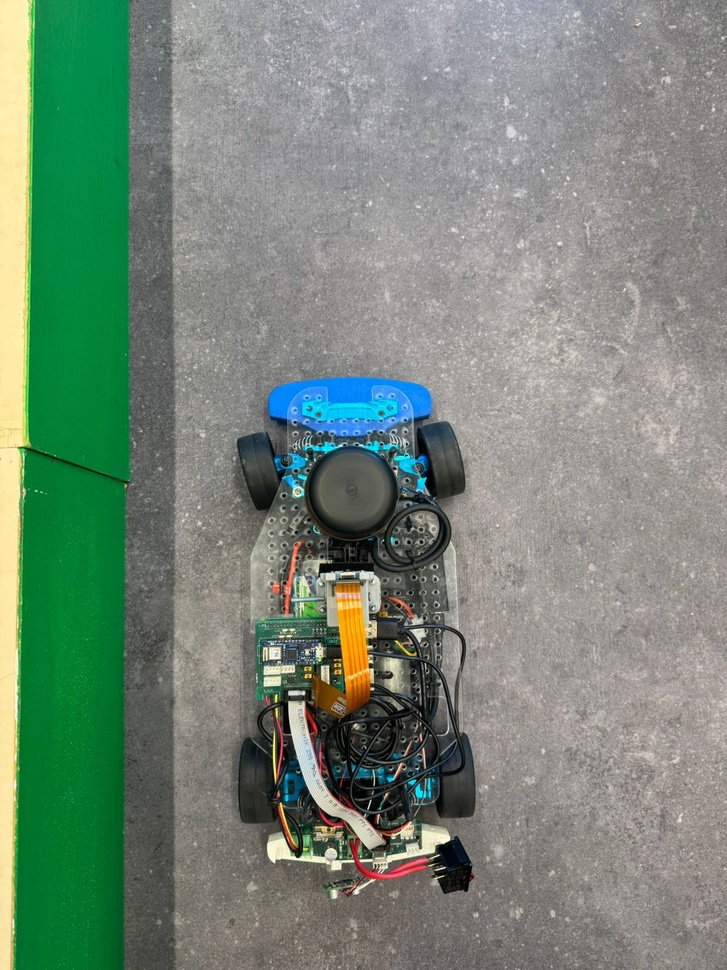
#> input picture APEX_external/artifacts/images/center.jpeg, 727 x 970 px, shrunk from 1200 x 1600 before the run
$ python -i control_camera.py   (imports and definitions only)
#> lines starting #> are read from the running program, lines starting #| are printed output that depends on the picture; after the words box and inside, x2 and y2 are one past the last pixel; in counts of white or black regions, pixels touching at a corner belong together
import cv2
from enum import Enum
import numpy as np
import matplotlib.pyplot as plt
from matplotlib.widgets import Button
import os

class Color(Enum):
    RED = "RED"
    GREEN = "GREEN"
    NONE = "Undefined"


class ColorDetectionStatus(Enum):
    RED_LEFT_GREEN_RIGHT = "RED TO THE LEFT AND GREEN TO THE RIGHT"
    GREEN_LEFT_RED_RIGHT = "GREEN TO THE LEFT AND RED TO THE RIGHT"
    ONLY_RED = "ONLY SEE RED"
    ONLY_GREEN = "ONLY SEE GREEN"
    NONE = "NO COLOR DETECTED"

class DetectionStatus(Enum):
    WALLS_ON_CORRECT_SIDE = "THE 2 WALLS APPEARING ARE ON THE CORRECT SIDE"
    WALLS_ON_WRONG_SIDE = "THE 2 WALLS APPEARING ARE ON THE WRONG SIDE"
    LEFT_WALL_VISIBLE = "THE ONLY WALL VISIBLE IS THE LEFT ONE"
    RIGHT_WALL_VISIBLE = "THE ONLY WALL VISIBLE IS THE RIGHT ONE"
    NONE = "NO COLOR DETECTED"

# [32 lines left out: functions color_to_detection_status, convert_to_hsv, not called in this run]


# From previous versions -- @TODO: include these in conf. file
red_brighter_lower, red_brighter_upper = np.array([0, 100, 100]), np.array([10, 255, 255])
red_darker_lower, red_darker_upper = np.array([160, 100, 100]), np.array([180, 255, 255])
green_lower, green_upper = np.array([30, 50, 50]), np.array([80, 255, 255])

# offcenter : parameter between 0 and 1 that determines how much should a color detected alone be offcenter, adjust this with tests
offcenter= 0.2

def create_color_masks(frame_hsv,
                       red_brighter:   tuple[np.ndarray, np.ndarray]=(red_brighter_lower, red_brighter_upper),
                       red_darker:     tuple[np.ndarray, np.ndarray]=(red_darker_lower, red_darker_upper),
                       green_range:   tuple[np.ndarray, np.ndarray]=(green_lower, green_upper)
                       ):

    """
    Create masks for red and green colors

    Args:
        frame_hsv: HSV frame

    Returns:
        tuple: (red_mask, green_mask) or (None, None) if frame is invalid
    """
#> called with red_brighter = ([0, 100, 100], [10, 255, 255]), red_darker = ([160, 100, 100], [180, 255, 255]), green_range = ([30, 50, 50], [80, 255, 255])
    if frame_hsv is None:
        return None, None

    try:
        mask_r1 = cv2.inRange(frame_hsv, red_brighter[0], red_brighter[1])
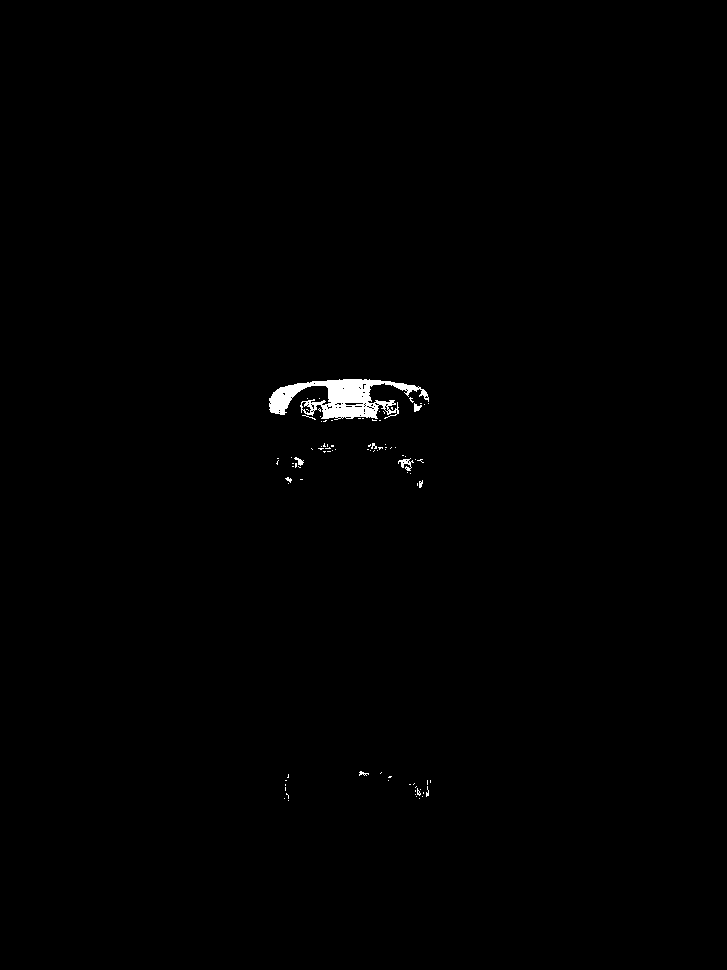
#> mask_r1: shape (970, 727); 0.52% white; 90 white regions (82 under 20 px), largest, box (x1, y1, x2, y2) and area: (269, 379, 429, 420) 3092, (398, 458, 414, 471) 88, (414, 403, 422, 412) 43
        mask_r2 = cv2.inRange(frame_hsv, red_darker[0], red_darker[1])
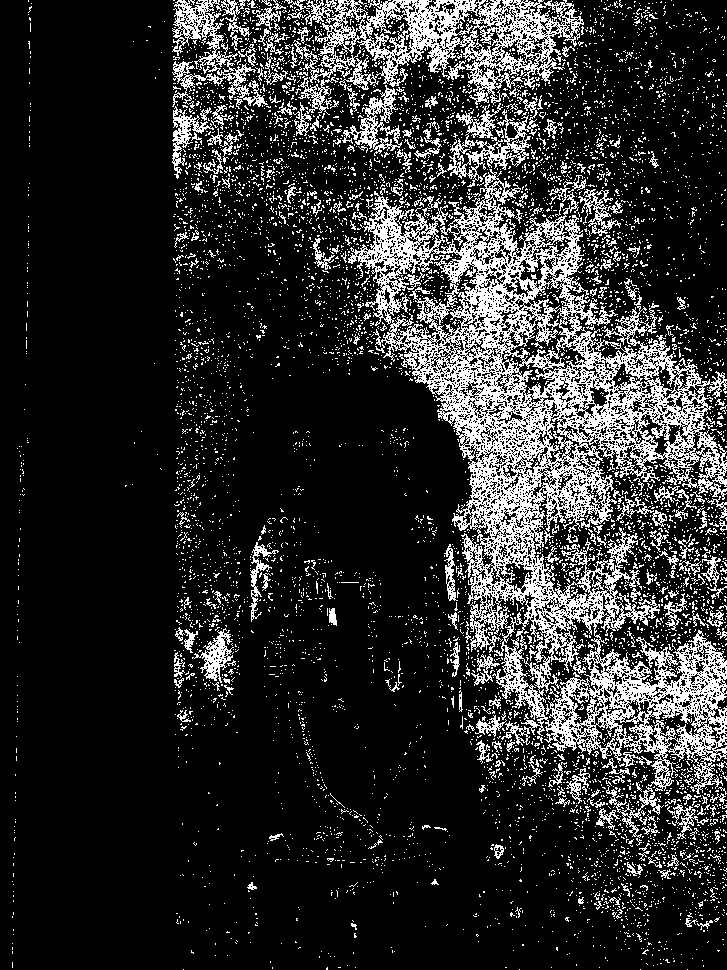
#> mask_r2: shape (970, 727); 17.5% white in thin lines or dots
        mask_g  = cv2.inRange(frame_hsv, green_range[0], green_range[1])
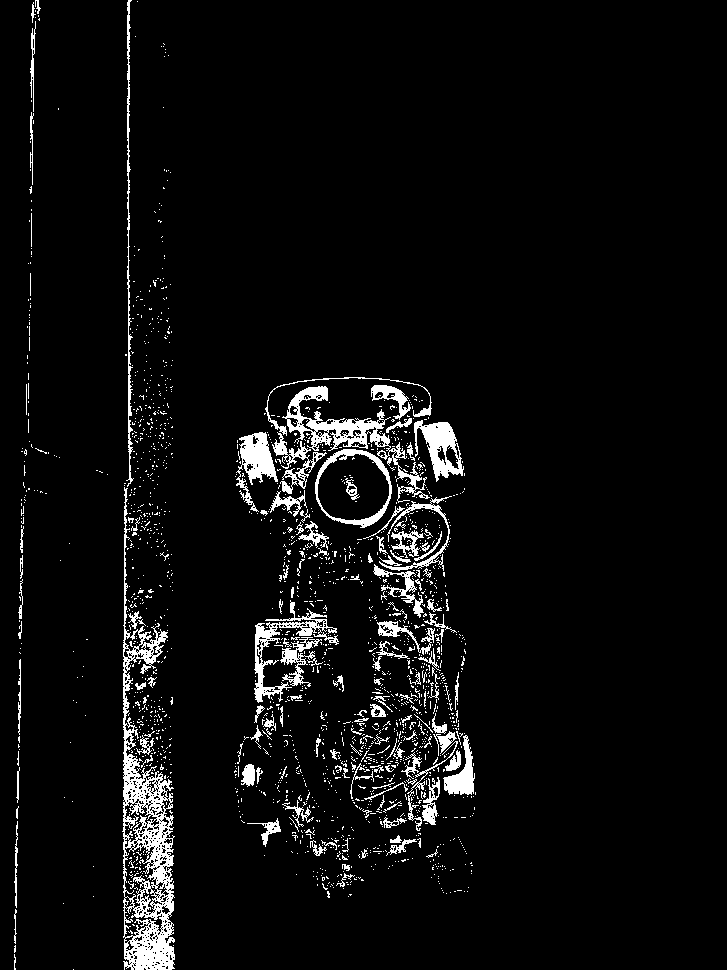
#> mask_g: shape (970, 727); 5.1% white; 1915 white regions (1774 under 20 px), largest, box (x1, y1, x2, y2) and area: (122, 487, 175, 970) 7845, (282, 386, 430, 503) 2939, (254, 600, 339, 703) 1676
        mask_r = cv2.bitwise_or(mask_r1, mask_r2)
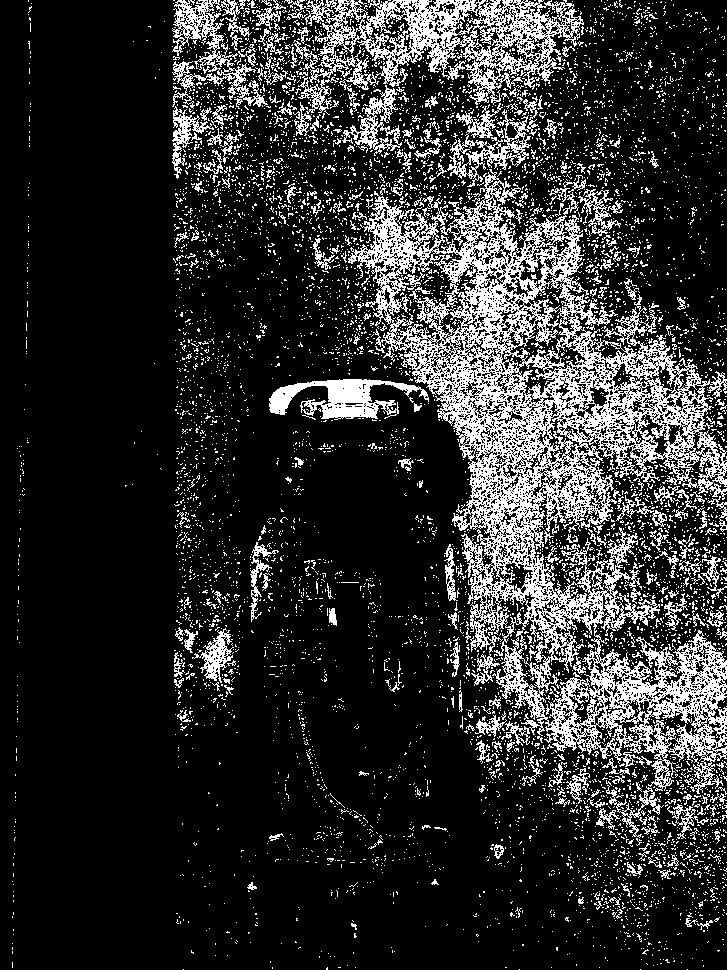
#> mask_r: shape (970, 727); 18% white in thin lines or dots


        # TODO: Add logic to swap masks based on the track orientation
        return mask_r, mask_g
    except Exception as e:

        return None, None

# [171 lines left out: functions calculate_color_positions, calculate_color_ratios, determine_detection_status, create_overlay_visualization, extract_info, not called in this run]

>>> import cv2
>>> picture = cv2.cvtColor(cv2.imread('../../../APEX_external/artifacts/images/center.jpeg'), cv2.COLOR_BGR2RGB)
>>> result = create_color_masks(picture)

$ run again, on APEX_external/artifacts/images/new_curve.jpeg
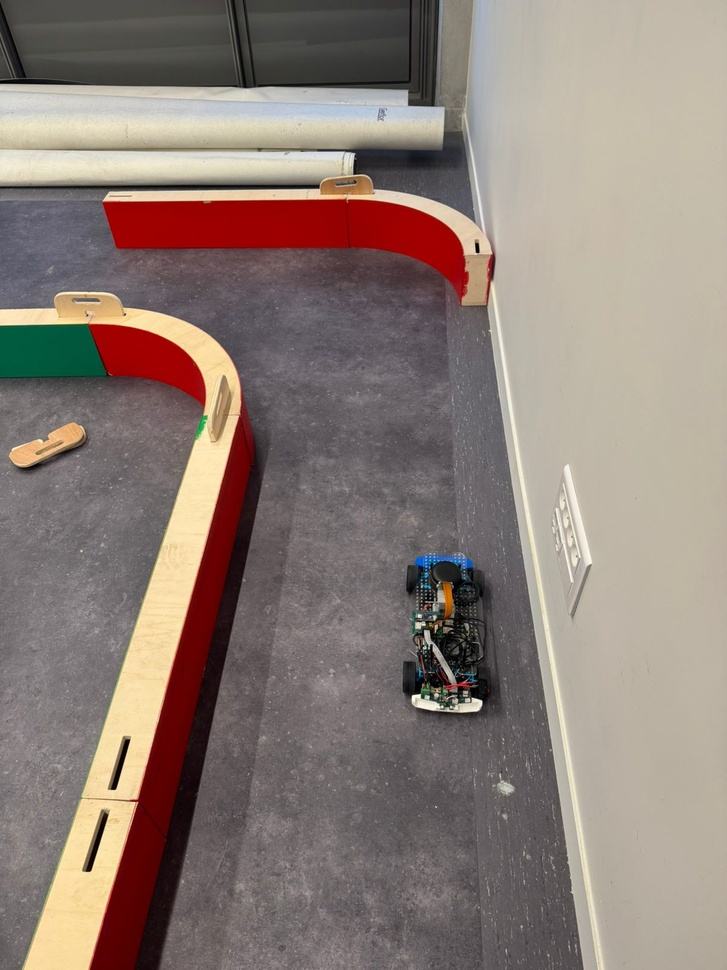
#> input picture APEX_external/artifacts/images/new_curve.jpeg, 727 x 970 px, shrunk from 1200 x 1600 before the run
#> in create_color_masks, `mask_r1 = cv2.inRange(frame_hsv, red_brighter[0], red_brighter[1])`:
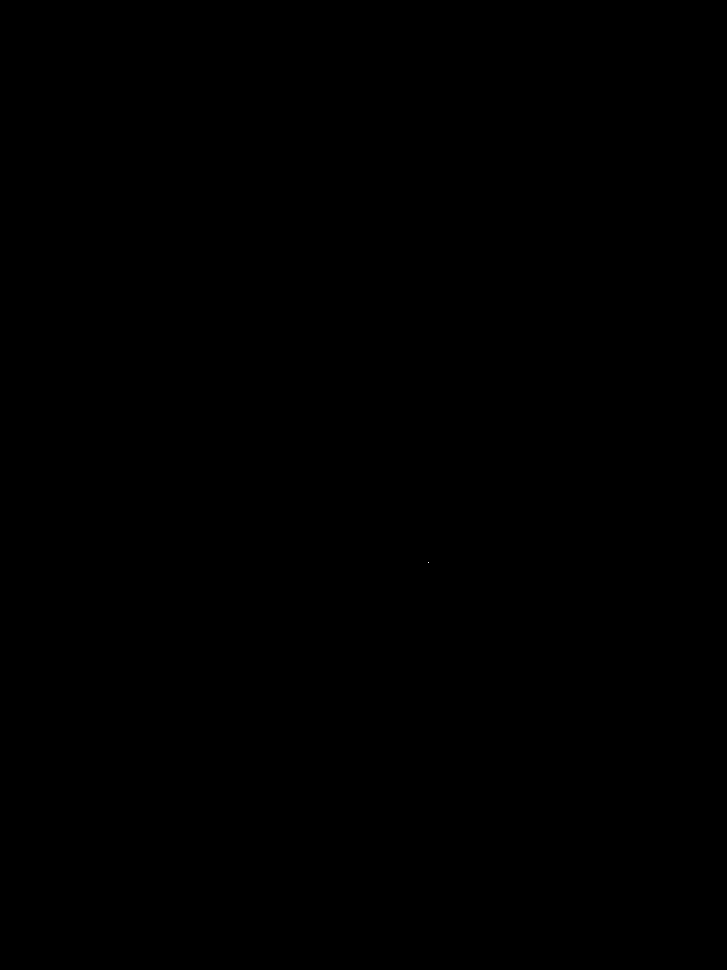
#> mask_r1: shape (970, 727); 0% white in thin lines or dots, all inside (x1, y1, x2, y2) = (428, 562, 429, 563)
#> mask_r2: shape (970, 727); 3.3% white; 1163 white regions (1121 under 20 px), largest, box (x1, y1, x2, y2) and area: (595, 830, 727, 970) 9140, (462, 0, 505, 248) 4114, (14, 134, 443, 150) 1848
#> in create_color_masks, `mask_g  = cv2.inRange(frame_hsv, green_range[0], green_range[1])`:
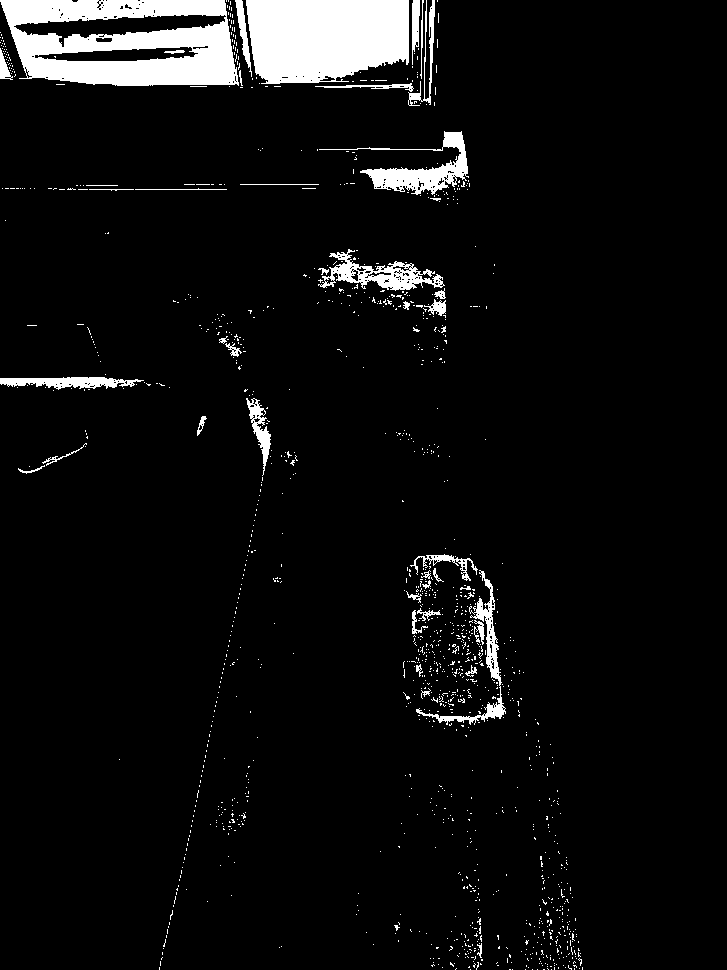
#> mask_g: shape (970, 727); 5.8% white; 1315 white regions (1272 under 20 px), largest, box (x1, y1, x2, y2) and area: (0, 0, 239, 86) 13804, (246, 0, 409, 84) 11935, (319, 131, 469, 195) 2501
